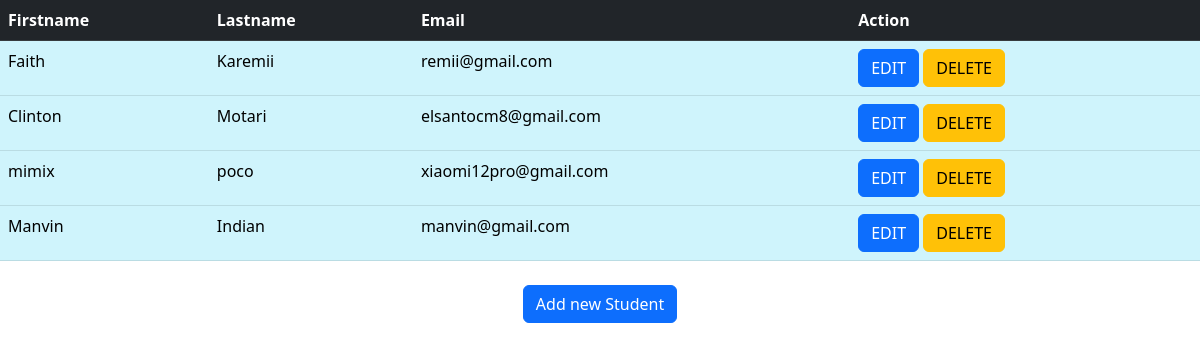
The page /show on the database its author committed.
### crudapp/models.py (models this page shows)
class Student(models.Model):
    firstname = models.CharField(max_length=200)
    lastname = models.CharField(max_length=200)
    email = models.EmailField()
    class Meta:
        db_table = "Student"

### crudapp/views.py (the view)
# urls.py: path('show', views.show),
def show(request):
    students = Student.objects.all()
    return render(request, 'show.html', {'students': students})

### templates/show.html (shortened to what this page needs)
<!DOCTYPE html>
<html lang="en">
<head>
    {% load static %}
    <link rel="stylesheet" href="{% static 'css/bootstrap.min.css' %}">
</head>
<body>
<table class="table table-info" style="margin: 0 auto;">
    <thead class="table-dark">
    <tr>
        <th>Firstname</th>
        <th>Lastname</th>
        <th>Email</th>
        <th>Action</th>
    </tr>
    </thead>
    <tbody>
    {% for student in students %}
        <tr>
        <td>{{ student.firstname }}</td>
        <td>{{ student.lastname }}</td>
        <td>{{ student.email }}</td>
        <td>
            <a href="edit/{{ student.id }}" class="btn btn-primary">EDIT</a>
            <a href="delete/{{ student.id }}" class="btn btn-warning">DELETE</a>
        </td>
        </tr>
    {% endfor %}
    </tbody>
</table>
<br>
<center><a href="/index" class="btn btn-primary">Add new Student</a></center>
<br>
<br>
</body>
</html>

### rows shown on the page
Student: firstname "Faith", lastname "Karemii", email "remii@gmail.com"
Student: firstname "Clinton", lastname "Motari", email "elsantocm8@gmail.com"
Student: firstname "mimix", lastname "poco", email "xiaomi12pro@gmail.com"
Student: firstname "Manvin", lastname "Indian", email "manvin@gmail.com"
